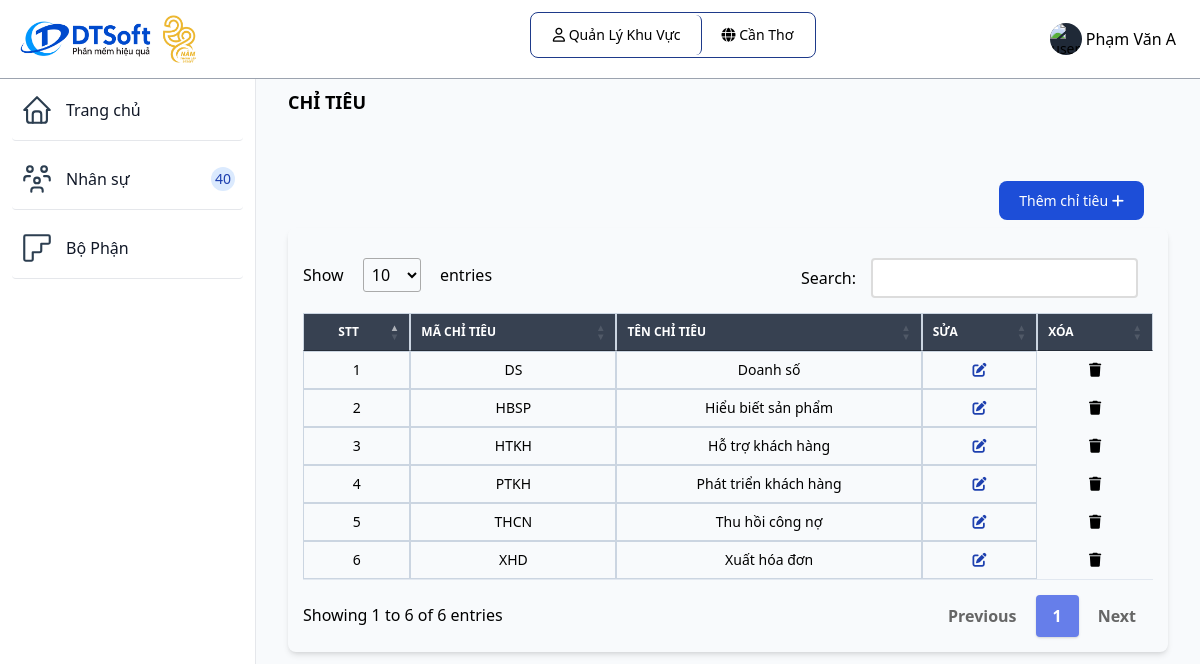
Page /chitieu.php (signed in) on the committed database.
### tables this page shows
CREATE TABLE `vaitro` (
  `id_vaitro` varchar(10) NOT NULL,
  `tenvaitro` varchar(255) NOT NULL,
  `mota` varchar(255) NOT NULL
);

CREATE TABLE `khuvuc` (
  `id_khuvuc` varchar(10) NOT NULL,
  `tenkhuvuc` varchar(255) NOT NULL,
  `diachi` varchar(255) NOT NULL,
  `sdt` int(20) NOT NULL
);

CREATE TABLE `chitieu` (
  `id_chitieu` varchar(10) NOT NULL,
  `tenchitieu` varchar(255) NOT NULL
);

### chitieu.php (the view, shortened to what this page needs)
<?php
include "inc/header.php";
?>
<?php
  $sql = "SELECT * FROM chitieu";
  $query = mysqli_query($connect,$sql);
?>
<div class="p-4 sm:ml-64">
  <div class="p-4 mt-14">
    <div class="mb-4 font-bold text-lg uppercase">Chỉ tiêu</div>
    <div class="p-4 mt-14 grid">
      <div class="justify-self-end">
        <a href="themchitieu.php" class="text-white bg-blue-700 hover:bg-blue-800 focus:ring-4 focus:ring-blue-300 font-medium rounded-lg text-sm px-5 py-2.5 mr-2 mb-2 dark:bg-blue-600 dark:hover:bg-blue-700 focus:outline-none dark:focus:ring-blue-800">
          Thêm chỉ tiêu <i class="fa-solid fa-plus"></i>
        </a>
      </div>
    </div>
    <div class="mb-4">
      <div class="relative overflow-x-auto shadow-md sm:rounded-lg">
        <table id="myTable" class="w-full text-sm text-gray-500 dark:text-gray-400">
          <thead class="text-xs text-white uppercase bg-gray-700">
            <tr>
              <th class="px-3 py-3 border border-slate-300">
                <div class="text-center items-center">
                  STT
                </div>
              </th>
              <th class="px-3 py-3 border border-slate-300">
                MÃ CHỈ TIÊU
              </th>
              <th class="px-3 py-3 border border-slate-300">
                TÊN CHỈ TIÊU
              </th>
              <th class="px-3 py-3 border border-slate-300">
                SỬA
              </th>
              <th class="px-3 py-3 border border-slate-300">
                XÓA
              </th>
            </tr>
          </thead>
          <tbody class="text-black text-center">
            <?php
                  $i = 1;
                  while($row = mysqli_fetch_assoc($query)){?>
            <tr class="bg-white border-b dark:border-gray-700 hover:bg-gray-50">
              <td class="px-3 border border-slate-300"><?php echo $i++; ?></td>
              <td class="text-center font-medium border border-slate-300"><?php echo $row['id_chitieu']; ?></td>
              <td scope="row" class="px-3 py-4 font-medium whitespace-nowrap border border-slate-300">
                <?php echo $row['tenchitieu']; ?>
              </td>
              <td class="px-3 py-4 font-medium whitespace-nowrap border border-slate-300">
                <a class="text-blue-800" href="chinhsuachitieu.php?&id=<?php echo $row['id_chitieu']; ?>">
                  <i class="fa-solid fa-edit"></i>
                </a>
              </td>
              <td><a onclick="return Del('<?php echo $row['tenchitieu'] ?>')" class="btn btn-danger" href="xoachitieu.php?&id=<?php echo $row['id_chitieu']; ?>"><i class="fa fa-trash" aria-hidden="true"></i></a></td>
            </tr>
            <?php  }  ?>
          </tbody>
        </table>
      </div>
    </div>
  </div>
</div>
</body>
</html>

### inc/header.php (shortened to what this page needs)
<?php
 include_once('db/connect.php');
?>
<!DOCTYPE html>
<html lang="en">
<head>
	<link href="https://unpkg.com/tailwindcss@2.2.19/dist/tailwind.min.css" rel=" stylesheet">
  <link rel="stylesheet" href="https://cdnjs.cloudflare.com/ajax/libs/font-awesome/6.4.0/css/all.min.css">
	<link href="https://cdn.datatables.net/1.10.19/css/jquery.dataTables.min.css" rel="stylesheet">
	<link href="https://cdn.datatables.net/responsive/2.2.3/css/responsive.dataTables.min.css" rel="stylesheet">
  <script src="https://cdn.tailwindcss.com"></script>
</head>
<body class="g-sidenav-show bg-slate-50" id="draggable">
  <nav class="fixed top-0 z-50 w-full bg-white border-b border-gray-400 dark:border-gray-100 text-black">
        <div class="px-3 py-3 lg:px-5 lg:pl-3">
          <div class="flex items-center justify-between">
            <div class="flex items-center justify-start">
              <a href="index.php" class="flex ml-2 md:mr-24">
                <img src="assets/img/logo.jpg" class="h-12 mr-3" alt="FlowBite Logo" />
              </a>
            </div>
	    <div class="divToHide flex items-center justify-start relative inline-flex items-center p-0.5 mb-2 mr-2 text-sm font-medium rounded-lg border border-blue-900">
              <span class="relative px-5 py-2.5 bg-white rounded-md border-r border-blue-900">
                <i class="fa-regular fa-user"></i>
                  <?php
                    $sql = "SELECT tenvaitro from vaitro where id_vaitro = '" . $_SESSION['id_vaitro'] ."'";
                    $result = mysqli_query($connect, $sql);
                    $row = mysqli_fetch_array($result);
                    echo $row['tenvaitro'];
                  ?>
              </span>
              <?php
              if ($_SESSION['id_vaitro'] != 'QTHT'){
              ?>
              <span class="relative px-5 py-2.5 bg-white rounded-md">
                  <i class="fa-solid fa-globe"></i>
                  <?php
                    $sql = "SELECT tenkhuvuc from khuvuc where id_khuvuc = '" . $_SESSION['id_khuvuc'] ."'";
                    $result = mysqli_query($connect, $sql);
                    $row = mysqli_fetch_array($result);
                    echo $row['tenkhuvuc'];
                  ?>
              </span>
              <?php
              }
              ?>
            </div>
            <div class="flex items-center divToHide">
                <div class="flex items-center ml-3">
                  <div class="flex">
                    <button type="button" class="flex text-sm bg-gray-800 rounded-full focus:ring-4 focus:ring-gray-300 dark:focus:ring-gray-600" aria-expanded="false" data-dropdown-toggle="dropdown-user">
                      <img class="w-8 h-8 rounded-full" src="https://flowbite.com/docs/images/people/profile-picture-5.jpg" alt="user photo">
                    </button>
                    <span class="text-black p-1 cursor-pointer" data-dropdown-toggle="dropdown-user"><?php echo $_SESSION['tennguoidung']; ?></span>
                  </div>
                </div>
              </div>
          </div>
        </div>
      </nav>
      <aside id="logo-sidebar" class="fixed top-0 left-0 z-40 w-64 h-screen pt-20 transition-transform -translate-x-full bg-white border-r border-gray-200 sm:translate-x-0 dark:border-gray-100
      h-96 overflow-y-scroll scrollbar-thick scrollbar-thumb-blue-500 scrollbar-track-blue-100
      " aria-label="Sidebar">
         <div class="h-full px-3 pb-4 overflow-y-auto bg-white">
            <ul class="space-y-2 font-medium">
               <li class="border-b rounded">
                  <a href="index.php" class="flex items-center p-2 text-gray-900 rounded-lg dark:text-black hover:bg-gray-100 dark:hover:bg-gray-200">
                     <span class="ml-3">Trang chủ</span>
                  </a>
               </li>
               <?php if($_SESSION['id_vaitro'] == 'QLKV' || $_SESSION['id_vaitro'] == 'QLBP') { ?>
               <li class="border-b rounded">
                  <a href="nhanvien.php" class="flex items-center p-2 text-gray-900 rounded-lg dark:text-black hover:bg-gray-100 dark:hover:bg-gray-200">
                     <span class="flex-1 ml-3 whitespace-nowrap">Nhân sự</span>
                     <span class="inline-flex items-center justify-center w-3 h-3 p-3 ml-3 text-sm font-medium text-blue-800 bg-blue-100 rounded-full dark:bg-blue-700 dark:text-white">40</span>
                  </a>
               </li>
                <?php } ?>
              <?php if($_SESSION['id_vaitro'] == 'QLKV') { ?>
               <li class="border-b rounded">
                  <a href="bophan.php" class="flex items-center p-2 text-gray-900 rounded-lg dark:text-black hover:bg-gray-100 dark:hover:bg-gray-200">
                    <span class="flex-1 ml-3 whitespace-nowrap">Bộ Phận</span>
                  </a>
               </li>
               <?php } ?>
            </ul>
         </div>
      </aside>

### inc/header.php (style rules this page uses)
table.dataTable.no-footer { border-bottom: 1px solid #e2e8f0; margin-top: 0.75em; margin-bottom: 0.75em; }

### rows in the picture
vaitro: tenvaitro "Quản Lý Khu Vực"
khuvuc: tenkhuvuc "Cần Thơ"
chitieu: id_chitieu "DS", tenchitieu "Doanh số"
chitieu: id_chitieu "HBSP", tenchitieu "Hiểu biết sản phẩm"
chitieu: id_chitieu "HTKH", tenchitieu "Hỗ trợ khách hàng"
chitieu: id_chitieu "PTKH", tenchitieu "Phát triển khách hàng"
chitieu: id_chitieu "THCN", tenchitieu "Thu hồi công nợ"
chitieu: id_chitieu "XHD", tenchitieu "Xuất hóa đơn"

### other values in the picture
$_SESSION['tennguoidung'] "Phạm Văn A"
